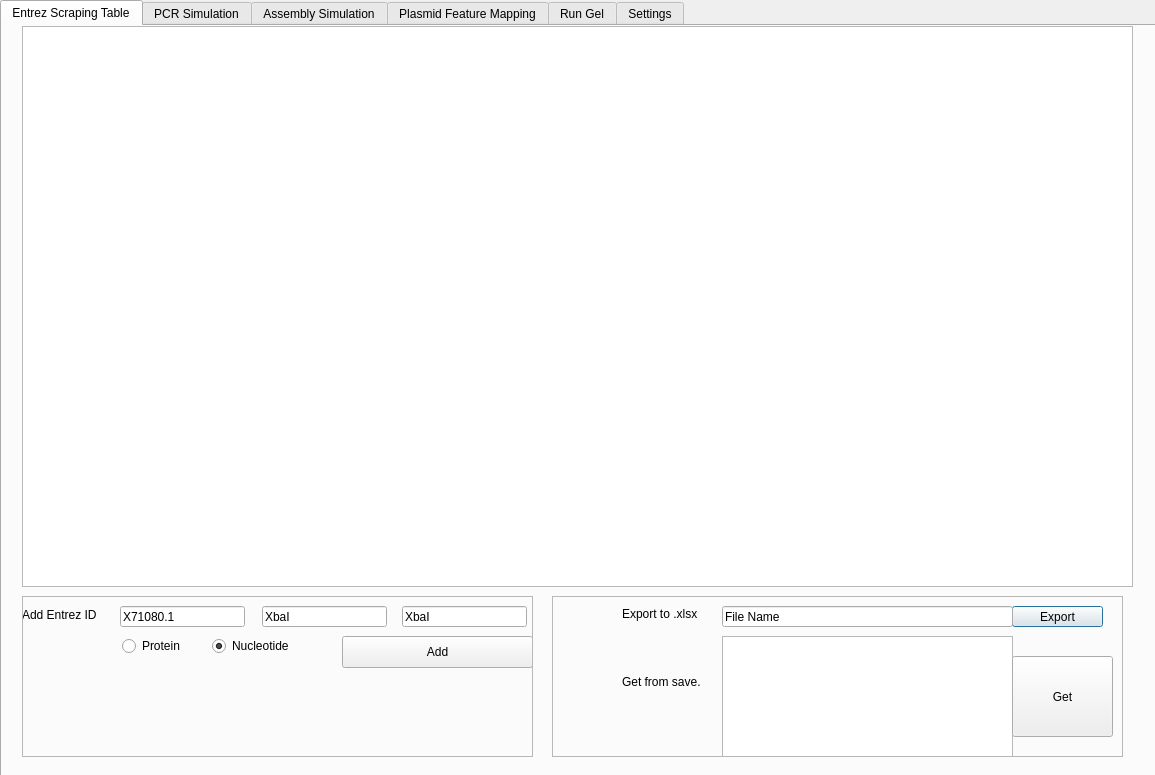
<?xml version="1.0" encoding="UTF-8"?>
<ui version="4.0">
 <class>Dialog</class>
 <widget class="QDialog" name="Dialog">
  <property name="geometry">
   <rect>
    <x>0</x>
    <y>0</y>
    <width>1155</width>
    <height>775</height>
   </rect>
  </property>
  <property name="windowTitle">
   <string>Dialog</string>
  </property>
  <widget class="QTabWidget" name="tabWidget">
   <property name="geometry">
    <rect>
     <x>0</x>
     <y>0</y>
     <width>1161</width>
     <height>781</height>
    </rect>
   </property>
   <property name="autoFillBackground">
    <bool>false</bool>
   </property>
   <property name="tabShape">
    <enum>QTabWidget::Rounded</enum>
   </property>
   <property name="currentIndex">
    <number>0</number>
   </property>
   <property name="movable">
    <bool>false</bool>
   </property>
   <property name="tabBarAutoHide">
    <bool>false</bool>
   </property>
   <widget class="QWidget" name="tab">
    <attribute name="title">
     <string>Entrez Scraping Table</string>
    </attribute>
    <widget class="QLineEdit" name="idLineEdit">
     <property name="geometry">
      <rect>
       <x>118</x>
       <y>580</y>
       <width>125</width>
       <height>21</height>
      </rect>
     </property>
     <property name="text">
      <string>X71080.1</string>
     </property>
    </widget>
    <widget class="QPushButton" name="pushButton_5">
     <property name="geometry">
      <rect>
       <x>1010</x>
       <y>580</y>
       <width>91</width>
       <height>21</height>
      </rect>
     </property>
     <property name="text">
      <string>Export</string>
     </property>
    </widget>
    <widget class="QLineEdit" name="lineEdit_6">
     <property name="geometry">
      <rect>
       <x>720</x>
       <y>580</y>
       <width>291</width>
       <height>21</height>
      </rect>
     </property>
     <property name="text">
      <string>File Name</string>
     </property>
    </widget>
    <widget class="QLabel" name="label_24">
     <property name="geometry">
      <rect>
       <x>20</x>
       <y>581</y>
       <width>84</width>
       <height>16</height>
      </rect>
     </property>
     <property name="text">
      <string>Add Entrez ID</string>
     </property>
    </widget>
    <widget class="QLabel" name="label_23">
     <property name="geometry">
      <rect>
       <x>620</x>
       <y>580</y>
       <width>86</width>
       <height>16</height>
      </rect>
     </property>
     <property name="text">
      <string>Export to .xlsx</string>
     </property>
    </widget>
    <widget class="QLineEdit" name="restrictionLine1">
     <property name="geometry">
      <rect>
       <x>260</x>
       <y>580</y>
       <width>125</width>
       <height>21</height>
      </rect>
     </property>
     <property name="text">
      <string>XbaI</string>
     </property>
    </widget>
    <widget class="QLineEdit" name="restrictionLine2">
     <property name="geometry">
      <rect>
       <x>400</x>
       <y>580</y>
       <width>125</width>
       <height>21</height>
      </rect>
     </property>
     <property name="text">
      <string>XbaI</string>
     </property>
    </widget>
    <widget class="QRadioButton" name="proteinRadio">
     <property name="geometry">
      <rect>
       <x>120</x>
       <y>610</y>
       <width>69</width>
       <height>20</height>
      </rect>
     </property>
     <property name="text">
      <string>Protein</string>
     </property>
     <property name="checked">
      <bool>false</bool>
     </property>
    </widget>
    <widget class="QPushButton" name="addtoTable">
     <property name="geometry">
      <rect>
       <x>340</x>
       <y>610</y>
       <width>191</width>
       <height>32</height>
      </rect>
     </property>
     <property name="text">
      <string>Add</string>
     </property>
    </widget>
    <widget class="QRadioButton" name="nucleotideRadio">
     <property name="geometry">
      <rect>
       <x>210</x>
       <y>610</y>
       <width>91</width>
       <height>20</height>
      </rect>
     </property>
     <property name="text">
      <string>Nucleotide</string>
     </property>
     <property name="checked">
      <bool>true</bool>
     </property>
     <property name="autoRepeat">
      <bool>false</bool>
     </property>
    </widget>
    <widget class="QTableWidget" name="entrezTableWidget">
     <property name="geometry">
      <rect>
       <x>20</x>
       <y>0</y>
       <width>1111</width>
       <height>561</height>
      </rect>
     </property>
    </widget>
    <widget class="QListWidget" name="listWidget">
     <property name="geometry">
      <rect>
       <x>720</x>
       <y>610</y>
       <width>291</width>
       <height>121</height>
      </rect>
     </property>
    </widget>
    <widget class="QLabel" name="label_29">
     <property name="geometry">
      <rect>
       <x>620</x>
       <y>615</y>
       <width>86</width>
       <height>81</height>
      </rect>
     </property>
     <property name="text">
      <string>Get from save.</string>
     </property>
    </widget>
    <widget class="QPushButton" name="pushButton_7">
     <property name="geometry">
      <rect>
       <x>1010</x>
       <y>630</y>
       <width>101</width>
       <height>81</height>
      </rect>
     </property>
     <property name="text">
      <string>Get</string>
     </property>
    </widget>
    <widget class="QFrame" name="frame">
     <property name="geometry">
      <rect>
       <x>20</x>
       <y>570</y>
       <width>511</width>
       <height>161</height>
      </rect>
     </property>
     <property name="frameShape">
      <enum>QFrame::StyledPanel</enum>
     </property>
     <property name="frameShadow">
      <enum>QFrame::Raised</enum>
     </property>
    </widget>
    <widget class="QFrame" name="frame_2">
     <property name="geometry">
      <rect>
       <x>550</x>
       <y>570</y>
       <width>571</width>
       <height>161</height>
      </rect>
     </property>
     <property name="frameShape">
      <enum>QFrame::StyledPanel</enum>
     </property>
     <property name="frameShadow">
      <enum>QFrame::Raised</enum>
     </property>
    </widget>
   </widget>
   <widget class="QWidget" name="tab_3">
    <attribute name="title">
     <string>PCR Simulation</string>
    </attribute>
    <widget class="QTextBrowser" name="textBrowser">
     <property name="geometry">
      <rect>
       <x>680</x>
       <y>60</y>
       <width>451</width>
       <height>191</height>
      </rect>
     </property>
     <property name="html">
      <string>&lt;!DOCTYPE HTML PUBLIC &quot;-//W3C//DTD HTML 4.0//EN&quot; &quot;http://www.w3.org/TR/REC-html40/strict.dtd&quot;&gt;
&lt;html&gt;&lt;head&gt;&lt;meta name=&quot;qrichtext&quot; content=&quot;1&quot; /&gt;&lt;style type=&quot;text/css&quot;&gt;
p, li { white-space: pre-wrap; }
&lt;/style&gt;&lt;/head&gt;&lt;body style=&quot; font-family:'.AppleSystemUIFont'; font-size:13pt; font-weight:400; font-style:normal;&quot;&gt;
&lt;p style=&quot;-qt-paragraph-type:empty; margin-top:0px; margin-bottom:0px; margin-left:0px; margin-right:0px; -qt-block-indent:0; text-indent:0px;&quot;&gt;&lt;br /&gt;&lt;/p&gt;&lt;/body&gt;&lt;/html&gt;</string>
     </property>
    </widget>
    <widget class="QLineEdit" name="lineEdit">
     <property name="geometry">
      <rect>
       <x>140</x>
       <y>60</y>
       <width>531</width>
       <height>31</height>
      </rect>
     </property>
    </widget>
    <widget class="QLabel" name="label_2">
     <property name="geometry">
      <rect>
       <x>30</x>
       <y>60</y>
       <width>101</width>
       <height>31</height>
      </rect>
     </property>
     <property name="text">
      <string>Forward Primer:</string>
     </property>
    </widget>
    <widget class="QLabel" name="label_3">
     <property name="geometry">
      <rect>
       <x>30</x>
       <y>100</y>
       <width>101</width>
       <height>31</height>
      </rect>
     </property>
     <property name="text">
      <string>Reverse Primer:</string>
     </property>
    </widget>
    <widget class="QLineEdit" name="lineEdit_2">
     <property name="geometry">
      <rect>
       <x>140</x>
       <y>100</y>
       <width>531</width>
       <height>31</height>
      </rect>
     </property>
    </widget>
    <widget class="QLabel" name="label_4">
     <property name="geometry">
      <rect>
       <x>30</x>
       <y>10</y>
       <width>151</width>
       <height>16</height>
      </rect>
     </property>
     <property name="text">
      <string>PCR Simulation</string>
     </property>
    </widget>
    <widget class="QPushButton" name="pushButton">
     <property name="geometry">
      <rect>
       <x>1000</x>
       <y>440</y>
       <width>131</width>
       <height>32</height>
      </rect>
     </property>
     <property name="text">
      <string>Go</string>
     </property>
    </widget>
    <widget class="QLineEdit" name="lineEdit_3">
     <property name="geometry">
      <rect>
       <x>140</x>
       <y>140</y>
       <width>531</width>
       <height>111</height>
      </rect>
     </property>
    </widget>
    <widget class="QLabel" name="label_5">
     <property name="geometry">
      <rect>
       <x>90</x>
       <y>140</y>
       <width>31</width>
       <height>111</height>
      </rect>
     </property>
     <property name="text">
      <string>DNA:</string>
     </property>
    </widget>
    <widget class="QLabel" name="label_6">
     <property name="geometry">
      <rect>
       <x>680</x>
       <y>40</y>
       <width>101</width>
       <height>20</height>
      </rect>
     </property>
     <property name="text">
      <string>PCR Figure:</string>
     </property>
    </widget>
   </widget>
   <widget class="QWidget" name="tab_4">
    <attribute name="title">
     <string>Assembly Simulation</string>
    </attribute>
    <widget class="QLineEdit" name="lineEdit_4">
     <property name="geometry">
      <rect>
       <x>120</x>
       <y>120</y>
       <width>531</width>
       <height>111</height>
      </rect>
     </property>
    </widget>
    <widget class="QLabel" name="label_7">
     <property name="geometry">
      <rect>
       <x>70</x>
       <y>110</y>
       <width>31</width>
       <height>111</height>
      </rect>
     </property>
     <property name="text">
      <string>DNA:</string>
     </property>
    </widget>
    <widget class="QTextBrowser" name="textBrowser_2">
     <property name="geometry">
      <rect>
       <x>660</x>
       <y>120</y>
       <width>451</width>
       <height>191</height>
      </rect>
     </property>
     <property name="html">
      <string>&lt;!DOCTYPE HTML PUBLIC &quot;-//W3C//DTD HTML 4.0//EN&quot; &quot;http://www.w3.org/TR/REC-html40/strict.dtd&quot;&gt;
&lt;html&gt;&lt;head&gt;&lt;meta name=&quot;qrichtext&quot; content=&quot;1&quot; /&gt;&lt;style type=&quot;text/css&quot;&gt;
p, li { white-space: pre-wrap; }
&lt;/style&gt;&lt;/head&gt;&lt;body style=&quot; font-family:'.AppleSystemUIFont'; font-size:13pt; font-weight:400; font-style:normal;&quot;&gt;
&lt;p style=&quot;-qt-paragraph-type:empty; margin-top:0px; margin-bottom:0px; margin-left:0px; margin-right:0px; -qt-block-indent:0; text-indent:0px;&quot;&gt;&lt;br /&gt;&lt;/p&gt;&lt;/body&gt;&lt;/html&gt;</string>
     </property>
    </widget>
    <widget class="QRadioButton" name="nucleotideRadio_2">
     <property name="geometry">
      <rect>
       <x>220</x>
       <y>250</y>
       <width>91</width>
       <height>20</height>
      </rect>
     </property>
     <property name="text">
      <string>Circular</string>
     </property>
     <property name="checked">
      <bool>false</bool>
     </property>
     <property name="autoRepeat">
      <bool>false</bool>
     </property>
    </widget>
    <widget class="QRadioButton" name="nucleotideRadio_3">
     <property name="geometry">
      <rect>
       <x>220</x>
       <y>290</y>
       <width>91</width>
       <height>20</height>
      </rect>
     </property>
     <property name="text">
      <string>Linear</string>
     </property>
     <property name="checked">
      <bool>true</bool>
     </property>
     <property name="autoRepeat">
      <bool>false</bool>
     </property>
    </widget>
   </widget>
   <widget class="QWidget" name="tab_2">
    <attribute name="title">
     <string>Plasmid Feature Mapping</string>
    </attribute>
    <widget class="QGraphicsView" name="plasmidGraphicsView">
     <property name="geometry">
      <rect>
       <x>290</x>
       <y>30</y>
       <width>821</width>
       <height>481</height>
      </rect>
     </property>
    </widget>
    <widget class="QLineEdit" name="plasmidIdLine">
     <property name="geometry">
      <rect>
       <x>40</x>
       <y>50</y>
       <width>171</width>
       <height>21</height>
      </rect>
     </property>
    </widget>
    <widget class="QPushButton" name="addPlasmid">
     <property name="geometry">
      <rect>
       <x>210</x>
       <y>50</y>
       <width>61</width>
       <height>21</height>
      </rect>
     </property>
     <property name="text">
      <string>Add</string>
     </property>
    </widget>
    <widget class="QLabel" name="label_20">
     <property name="geometry">
      <rect>
       <x>40</x>
       <y>30</y>
       <width>71</width>
       <height>16</height>
      </rect>
     </property>
     <property name="text">
      <string>Plasmid ID</string>
     </property>
    </widget>
    <widget class="QLabel" name="label_21">
     <property name="geometry">
      <rect>
       <x>40</x>
       <y>90</y>
       <width>111</width>
       <height>16</height>
      </rect>
     </property>
     <property name="text">
      <string>Restriction Sites</string>
     </property>
    </widget>
    <widget class="QTableWidget" name="restrictionTableWidget">
     <property name="geometry">
      <rect>
       <x>40</x>
       <y>110</y>
       <width>231</width>
       <height>401</height>
      </rect>
     </property>
    </widget>
    <widget class="QLabel" name="label_26">
     <property name="geometry">
      <rect>
       <x>850</x>
       <y>530</y>
       <width>81</width>
       <height>21</height>
      </rect>
     </property>
     <property name="text">
      <string>Export Image</string>
     </property>
    </widget>
    <widget class="QLineEdit" name="lineEdit_7">
     <property name="geometry">
      <rect>
       <x>852</x>
       <y>550</y>
       <width>181</width>
       <height>21</height>
      </rect>
     </property>
     <property name="text">
      <string>Export Location</string>
     </property>
    </widget>
    <widget class="QPushButton" name="pushButton_6">
     <property name="geometry">
      <rect>
       <x>1030</x>
       <y>550</y>
       <width>71</width>
       <height>21</height>
      </rect>
     </property>
     <property name="text">
      <string>Export</string>
     </property>
    </widget>
    <widget class="QLabel" name="label_27">
     <property name="geometry">
      <rect>
       <x>180</x>
       <y>550</y>
       <width>101</width>
       <height>21</height>
      </rect>
     </property>
     <property name="text">
      <string>Forward Primer</string>
     </property>
    </widget>
    <widget class="QLineEdit" name="lineEdit_8">
     <property name="enabled">
      <bool>false</bool>
     </property>
     <property name="geometry">
      <rect>
       <x>290</x>
       <y>550</y>
       <width>361</width>
       <height>21</height>
      </rect>
     </property>
     <property name="text">
      <string>Primer will appear here when you add plasmid ID. </string>
     </property>
    </widget>
    <widget class="QLabel" name="label_28">
     <property name="geometry">
      <rect>
       <x>180</x>
       <y>580</y>
       <width>101</width>
       <height>21</height>
      </rect>
     </property>
     <property name="text">
      <string>Reverse Primer</string>
     </property>
    </widget>
    <widget class="QLineEdit" name="lineEdit_9">
     <property name="enabled">
      <bool>false</bool>
     </property>
     <property name="geometry">
      <rect>
       <x>290</x>
       <y>580</y>
       <width>361</width>
       <height>21</height>
      </rect>
     </property>
     <property name="text">
      <string>Primer will appear here when you add plasmid ID. </string>
     </property>
    </widget>
   </widget>
   <widget class="QWidget" name="tab_5">
    <attribute name="title">
     <string>Run Gel</string>
    </attribute>
   </widget>
   <widget class="QWidget" name="settings">
    <attribute name="title">
     <string>Settings</string>
    </attribute>
    <widget class="QLineEdit" name="emailSetting">
     <property name="geometry">
      <rect>
       <x>240</x>
       <y>130</y>
       <width>231</width>
       <height>21</height>
      </rect>
     </property>
    </widget>
    <widget class="QLabel" name="label">
     <property name="geometry">
      <rect>
       <x>190</x>
       <y>130</y>
       <width>41</width>
       <height>20</height>
      </rect>
     </property>
     <property name="text">
      <string>Email</string>
     </property>
    </widget>
    <widget class="QLineEdit" name="defaultExport">
     <property name="geometry">
      <rect>
       <x>240</x>
       <y>160</y>
       <width>231</width>
       <height>21</height>
      </rect>
     </property>
    </widget>
    <widget class="QLabel" name="label_25">
     <property name="geometry">
      <rect>
       <x>80</x>
       <y>160</y>
       <width>151</width>
       <height>20</height>
      </rect>
     </property>
     <property name="text">
      <string>Default Export Location</string>
     </property>
    </widget>
    <widget class="QLabel" name="label_10">
     <property name="geometry">
      <rect>
       <x>50</x>
       <y>690</y>
       <width>1041</width>
       <height>16</height>
      </rect>
     </property>
     <property name="text">
      <string>Disclaimer: This software serves as a master algorithm and intuitive user interface for ease of use to the pydna and BioPython libraries.  Stand on the shoulders of giants.</string>
     </property>
    </widget>
    <widget class="QLabel" name="label_11">
     <property name="geometry">
      <rect>
       <x>50</x>
       <y>650</y>
       <width>181</width>
       <height>20</height>
      </rect>
     </property>
     <property name="text">
      <string>© Roy Erzurumluoğlu, 2022</string>
     </property>
    </widget>
   </widget>
  </widget>
 </widget>
 <resources/>
 <connections/>
</ui>
